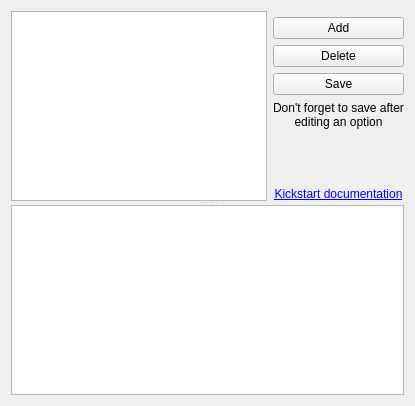
           <widget class="QWidget" name="kickstartOptionsTab">
            <attribute name="title">
             <string>Kickstart options</string>
            </attribute>
            <layout class="QGridLayout" name="gridLayout_19">
             <item row="0" column="0">
              <widget class="QSplitter" name="splitter_31">
               <property name="orientation">
                <enum>Qt::Vertical</enum>
               </property>
               <widget class="QWidget" name="gridWidget" native="true">
                <layout class="QGridLayout" name="gridLayout_6">
                 <item row="1" column="2">
                  <widget class="QPushButton" name="addKickstartOptionButton">
                   <property name="text">
                    <string>Add</string>
                   </property>
                  </widget>
                 </item>
                 <item row="2" column="2">
                  <widget class="QPushButton" name="removeKickstartOptionButton">
                   <property name="text">
                    <string>Delete</string>
                   </property>
                  </widget>
                 </item>
                 <item row="5" column="2">
                  <spacer name="verticalSpacer">
                   <property name="orientation">
                    <enum>Qt::Vertical</enum>
                   </property>
                   <property name="sizeHint" stdset="0">
                    <size>
                     <width>20</width>
                     <height>40</height>
                    </size>
                   </property>
                  </spacer>
                 </item>
                 <item row="3" column="2">
                  <widget class="QPushButton" name="saveKickstartOptionButton">
                   <property name="text">
                    <string>Save</string>
                   </property>
                  </widget>
                 </item>
                 <item row="6" column="2">
                  <widget class="QLabel" name="kickstartDocumentationLabel">
                   <property name="maximumSize">
                    <size>
                     <width>16777215</width>
                     <height>20</height>
                    </size>
                   </property>
                   <property name="text">
                    <string>&lt;a href=&quot;http://fedoraproject.org/wiki/Anaconda/Kickstart&quot;&gt;Kickstart documentation&lt;/a&gt;</string>
                   </property>
                   <property name="alignment">
                    <set>Qt::AlignCenter</set>
                   </property>
                   <property name="openExternalLinks">
                    <bool>true</bool>
                   </property>
                  </widget>
                 </item>
                 <item row="0" column="0" rowspan="7" colspan="2">
                  <widget class="QListView" name="kickstartOptionsListView"/>
                 </item>
                 <item row="4" column="2">
                  <widget class="QLabel" name="label_5">
                   <property name="text">
                    <string>Don't forget to save after editing an option</string>
                   </property>
                   <property name="alignment">
                    <set>Qt::AlignCenter</set>
                   </property>
                   <property name="wordWrap">
                    <bool>true</bool>
                   </property>
                  </widget>
                 </item>
                </layout>
               </widget>
               <widget class="QWidget" name="gridWidget_2" native="true">
                <layout class="QVBoxLayout" name="verticalLayout_4">
                 <item>
                  <widget class="QPlainTextEdit" name="kickstartOptionTextEdit"/>
                 </item>
                </layout>
               </widget>
              </widget>
             </item>
            </layout>
           </widget>
